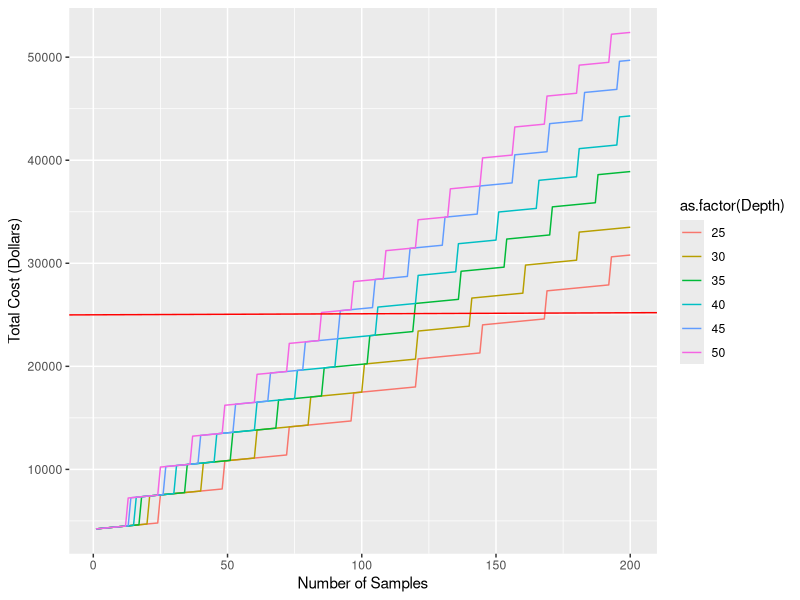
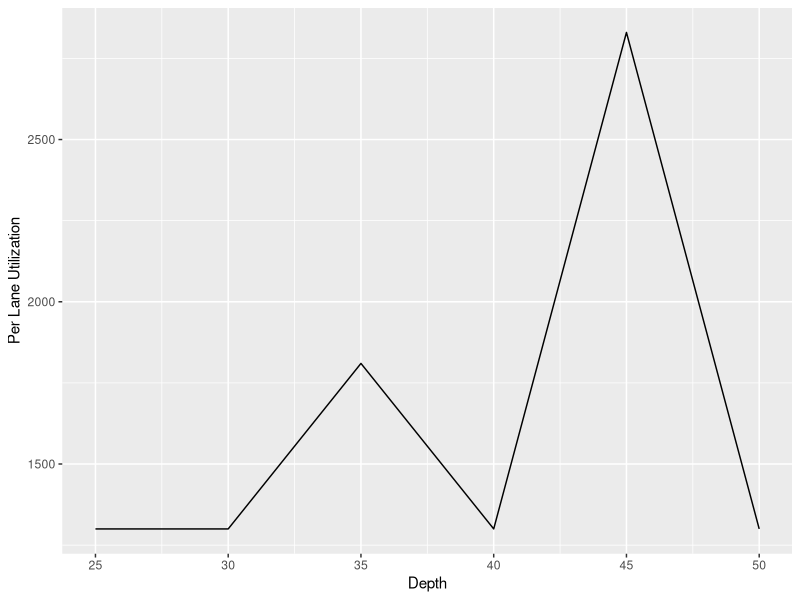
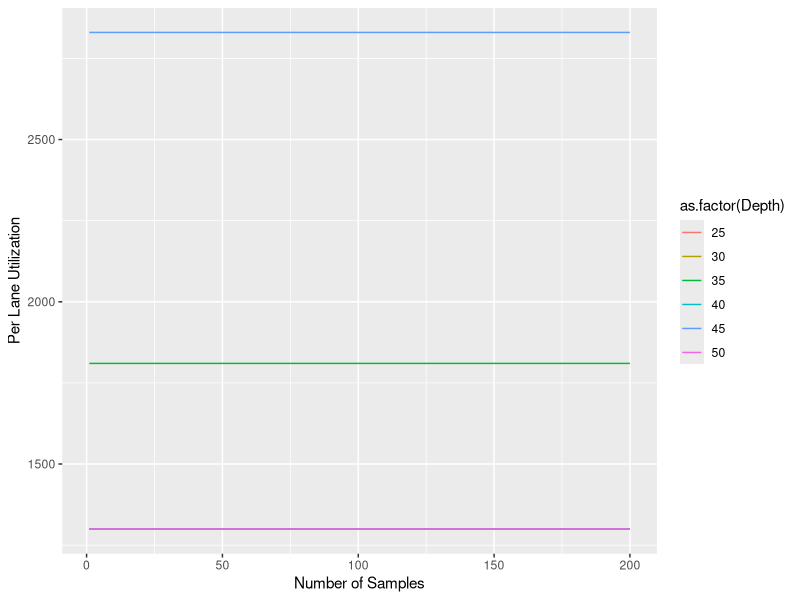
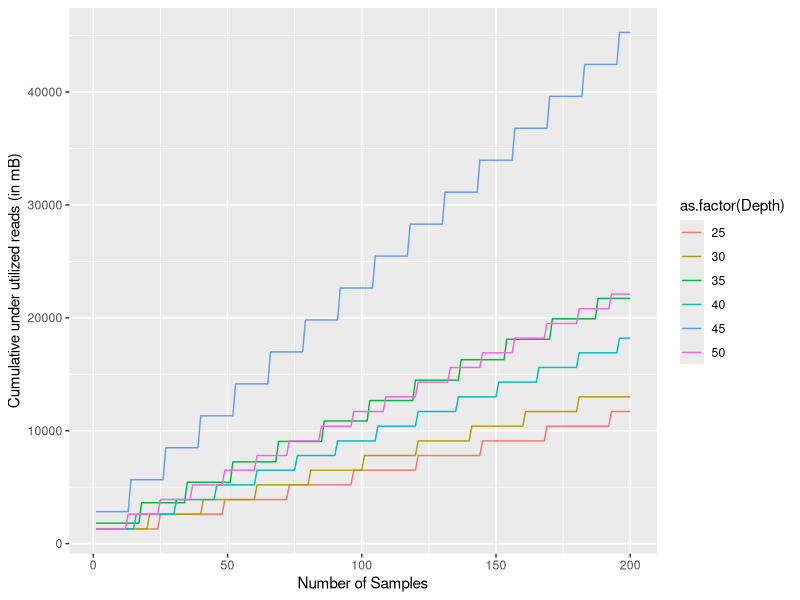
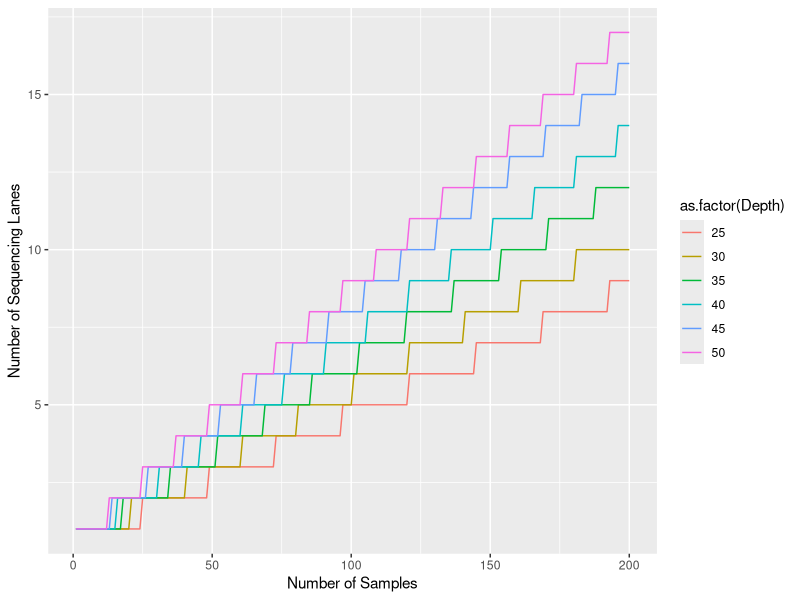
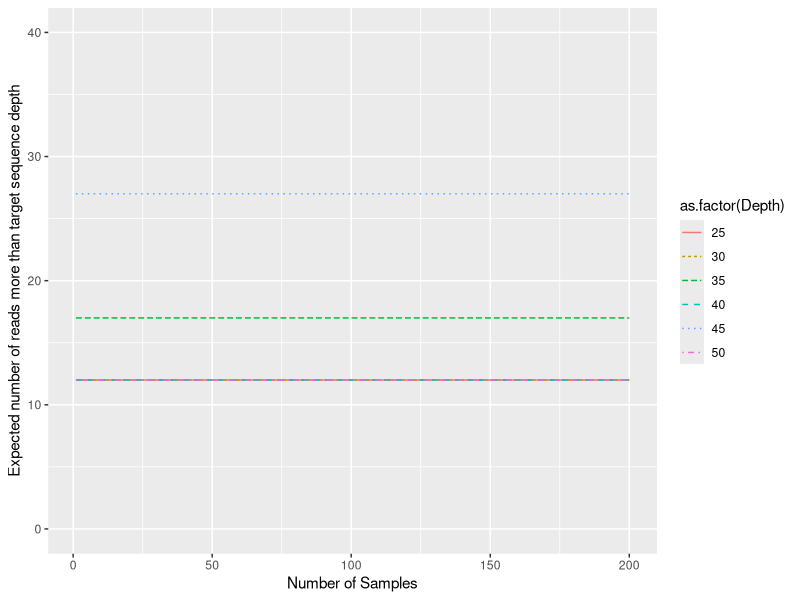
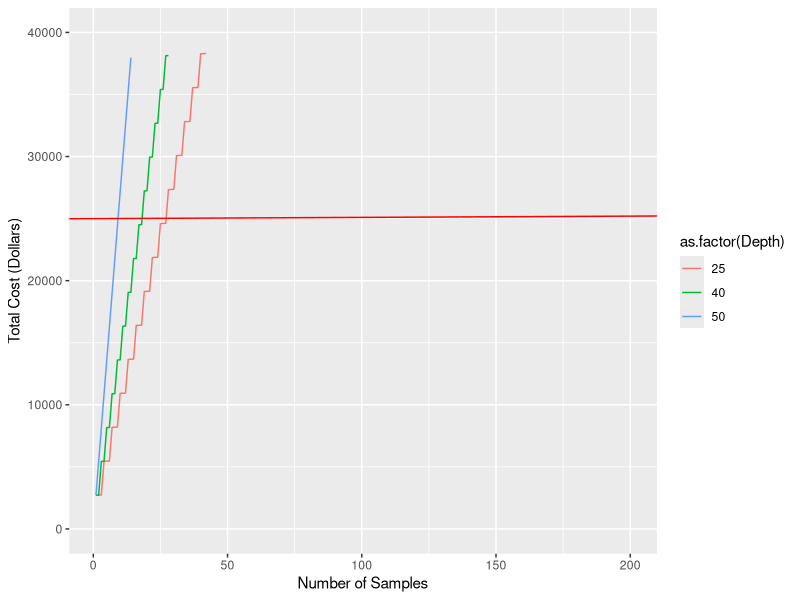
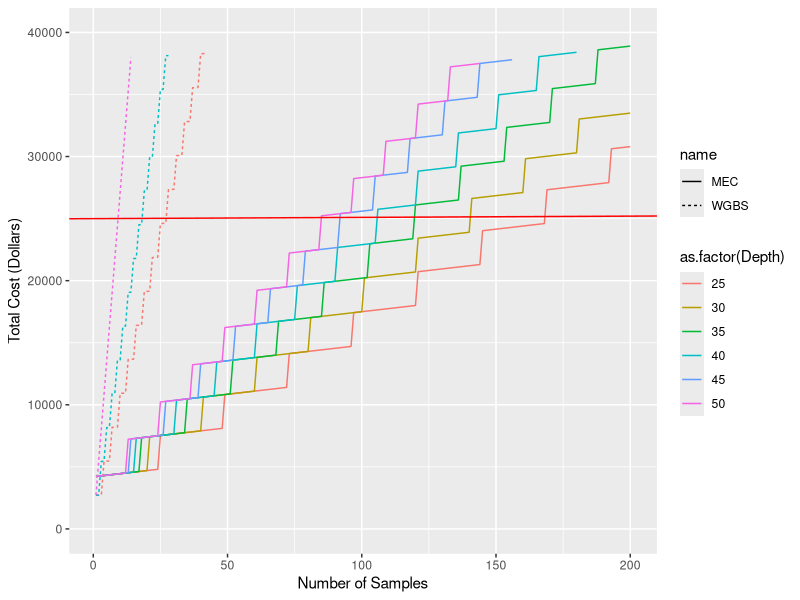

Source code (R) for these figures, in order:
## ---- chunk 1
knitr::opts_chunk$set(echo = TRUE)
library(ggplot2)
library(kableExtra)
library(dplyr)
## ---- chunk 2
# Budget 25k
BUD<-25000
## ---- chunk 3
# Whole genome (Mb)
GENOME_SIZE <- 685
## ---- chunk 4
# Size of the whole exome (Mb)
EXOME_SIZE <- 100
## ---- chunk 5
## MEC-Seq (not including sequencing costs)
MEC_PSAMPLE <- 25
# based on Puritz et al. Eec-Seq (2018) costs

## WGBS (not including sequencing costs)
WGBS_PSAMPLE <- 12
# based on Raine et al SPLAT (2017) costs

## Sequencing
# Hiseq 4000
# Single cell
# 100x2 paired end sequencing
# Average number of reads for a hiseq (Mb)
# based on sequencing coverage calculator : https://support.illumina.com/downloads/sequencing_coverage_calculator.html
READS <- 62500
# Cost per lane
LANE_COST <- 2700
# Take from Eec-Seq Paper
## ---- chunk 6
# Initial 40x coverage per base
# for MEC-Seq
MEC_DEPTH <- c(25,30,35,40,45,50)
# for WGBS
WGBS_DEPTH <- c(25,40,50)
# Percent Dulicates (2%)
DUP <- 0.02
# Number of Samples
NUM <- c(1:200)
## ---- chunk 7
# SIZE = size of sequencing region
# D = Depth
# DP = % duplicates
# R = # of reads from sequencing platform
sample_per_lane <- function(SIZE,D,DP,R){
  return(R / (SIZE*D + (SIZE*D*DP)))
}

# num = number of samples
# perSamplePrep = cost of library prep per sample
# perLane= number of individuals per lane
# laneCost = cost of lane of sequencing
sample_cost_calc <- function(name,num,perSamplePrep,SIZE,D,DP,R,laneCost,Trouble=0){
  #scenarios <- expand.grid(name="MEC",num=4,perSamplePrep=60,Size_Seq=EXOME_SIZE,Depth=50,Per_Duplication=0.02,Seq_Reads=READS,laneCost=2000,trouble_costs = 0)
  scenarios <- expand.grid(name=name,num=num,perSamplePrep=perSamplePrep,Size_Seq=SIZE,Depth=D,Per_Duplication=DP,Seq_Reads=R,laneCost=laneCost,trouble_costs = Trouble)
  
  scenarios$perLane <- sample_per_lane(scenarios$Size_Seq,scenarios$Depth,scenarios$Per_Duplication,scenarios$Seq_Reads)
  # Cost to prepare samples for sequencing
  scenarios$prep_cost <- scenarios$num * scenarios$perSamplePrep
  # Cost to sequencing
  scenarios$lane_cost <-  ceiling(scenarios$num/floor(scenarios$perLane))*scenarios$laneCost
  # Total cost
  scenarios$total_cost <-  scenarios$prep_cost + scenarios$lane_cost + scenarios$trouble_costs
  # Number of lanes needed (actual cal)
  scenarios$num_lanes_rounded <- ceiling(scenarios$num/floor(scenarios$perLane))
  # Remaining proportion of final lane not used due to design
  scenarios$rem_final_lane <- ceiling(scenarios$num/floor(scenarios$perLane))-scenarios$num/floor(scenarios$perLane)
  # Remaining reads in each lane (if more than one) not used optimally
  scenarios$rem_reads_per_lane <-  ((scenarios$perLane %% floor(scenarios$perLane))/scenarios$perLane) * READS
  # Expected depth given remaining reads in lan
  scenarios$actual_pred_depth <- scenarios$Depth + floor(scenarios$rem_reads_per_lane / (scenarios$Size_Seq + (scenarios$Size_Seq*scenarios$Per_Duplication)))
  # cumulative reads left over among all lanes 
  scenarios$cum_rem_reads_per_lane_cum <- scenarios$rem_reads_per_lane * scenarios$num_lanes_rounded 
  
  return(
    scenarios
  )
}

## ---- chunk 8
sample_range_MEC <- sample_cost_calc("MEC",NUM,MEC_PSAMPLE,EXOME_SIZE,MEC_DEPTH,DUP,READS,LANE_COST, 1500)

## Total Costs
ggplot(sample_range_MEC,aes(x=num,y=total_cost,group=Depth,colour=as.factor(Depth))) + geom_line() + geom_abline(intercept=BUD,colour="red") + xlab("Number of Samples") + ylab("Total Cost (Dollars)")

## Lane Use Efficiency

# Per lane read efficiency
ggplot(sample_range_MEC,aes(x=Depth,y=rem_reads_per_lane)) + geom_line() + xlab("Depth") + ylab("Per Lane Utilization")
ggplot(sample_range_MEC,aes(x=num,y=rem_reads_per_lane,group=Depth,colour=as.factor(Depth))) + geom_line() + xlab("Number of Samples") + ylab("Per Lane Utilization")
# Cumulative
ggplot(sample_range_MEC,aes(x=num,y=cum_rem_reads_per_lane_cum,group=Depth,colour=as.factor(Depth))) + geom_line() + xlab("Number of Samples") + ylab("Cumulative under utilized reads (in mB)")

## Number of Lanes
ggplot(sample_range_MEC,aes(x=num,y=num_lanes_rounded,group=Depth,colour=as.factor(Depth))) + geom_line() + xlab("Number of Samples") + ylab("Number of Sequencing Lanes")

## Number of actual reads
ggplot(sample_range_MEC,aes(x=num,y=actual_pred_depth-Depth,group=Depth,linetype=as.factor(Depth),colour=as.factor(Depth))) + geom_line() + xlab("Number of Samples") + ylab("Expected number of reads more than target sequence depth") + ylim(0,40)
## ---- chunk 9
sample_range_WGBS <- sample_cost_calc("WGBS",NUM,WGBS_PSAMPLE,GENOME_SIZE,WGBS_DEPTH,DUP,READS,LANE_COST)

# Total Costs
ggplot(sample_range_WGBS,aes(x=num,y=total_cost,group=Depth,colour=as.factor(Depth))) + geom_line() + geom_abline(intercept=BUD,colour="red") + xlab("Number of Samples") + ylab("Total Cost (Dollars)") + ylim(0,40000)
## ---- chunk 10
#Combine MEC and WGBS data
sample_range <-rbind(sample_range_MEC,sample_range_WGBS)
# Plot total costs together
ggplot(sample_range,aes(x=num,y=total_cost,group=interaction(name,Depth),linetype=name,colour=as.factor(Depth))) + geom_line() + geom_abline(intercept=BUD,colour="red") + xlab("Number of Samples") + ylab("Total Cost (Dollars)") + ylim(0,40000)


sample_under_budget <- sample_range[sample_range$total_cost < BUD,]

#Summarizes the total number of samples that can be run under a specific budget depending on specific method and depth
sample_under_budget %>% group_by(name,Depth) %>%
  summarise(Seq_Size = max(Size_Seq),lanes_needed = max(num_lanes_rounded),
            TroubleShooting=max(trouble_costs),Library_Prep=max(prep_cost),Sequencing_Cost=max(lane_cost),Total_Cost=max(total_cost),
            sample_number = max(num)) -> sample_table

sample_table$sample_per_lane <- sample_table$sample_number/sample_table$lanes_needed
sample_table$predict_depth_per_sample <- READS / (sample_table$sample_per_lane*sample_table$Seq_Size + (sample_table$sample_per_lane*sample_table$Seq_Size*DUP))

# Print as table
kable(sample_table) %>%
  kable_styling(bootstrap_options = c("striped", "hover", "condensed"))
